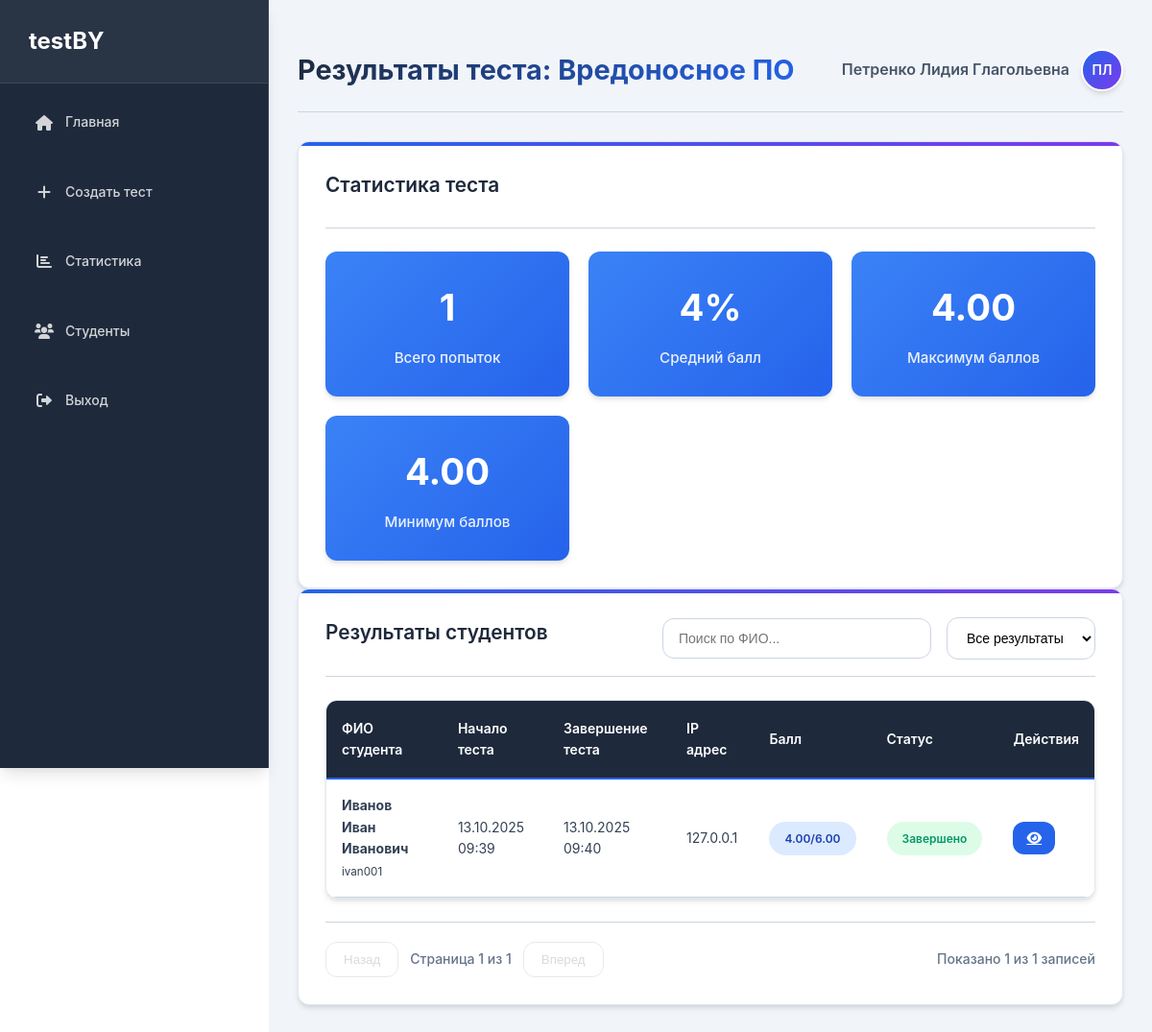
/testBY/teacher/test_results.php?id=8 (signed in), run on the app's committed database.
### tables this page shows
CREATE TABLE `tests` (
  `id` int NOT NULL,
  `title` varchar(255) NOT NULL,
  `description` text,
  `teacher_id` int NOT NULL,
  `test_code` varchar(10) NOT NULL,
  `time_limit` int DEFAULT '0',
  `shuffle_questions` tinyint(1) DEFAULT '0',
  `shuffle_answers` tinyint(1) DEFAULT '0',
  `show_results` tinyint(1) DEFAULT '1',
  `security_settings` json DEFAULT NULL,
  `created_at` timestamp NULL DEFAULT CURRENT_TIMESTAMP,
  `updated_at` timestamp NULL DEFAULT CURRENT_TIMESTAMP ON UPDATE CURRENT_TIMESTAMP
);

CREATE TABLE `test_attempts` (
  `id` int NOT NULL,
  `test_id` int NOT NULL,
  `student_id` int NOT NULL,
  `started_at` timestamp NULL DEFAULT CURRENT_TIMESTAMP,
  `finished_at` timestamp NULL DEFAULT NULL,
  `score` decimal(8,2) DEFAULT '0.00',
  `max_score` decimal(8,2) DEFAULT '0.00',
  `ip_address` varchar(45) DEFAULT NULL,
  `user_agent` text,
  `security_log` text,
  `violation_count` int DEFAULT '0'
);

CREATE TABLE `users` (
  `id` int NOT NULL,
  `username` varchar(50) NOT NULL,
  `password` varchar(255) NOT NULL,
  `email` varchar(100) NOT NULL,
  `role` enum('teacher','student') NOT NULL,
  `full_name` varchar(100) NOT NULL,
  `created_at` timestamp NULL DEFAULT CURRENT_TIMESTAMP
);

### testBY/teacher/test_results.php (the view, shortened to what this page needs)
<?php
require_once '../includes/config.php';
$test_id = $_GET['id'];
$stmt = $pdo->prepare("SELECT * FROM tests WHERE id = ? AND teacher_id = ?");
$stmt->execute([$test_id, $_SESSION['user_id']]);
$test = $stmt->fetch(PDO::FETCH_ASSOC);
$stmt = $pdo->prepare("
    SELECT ta.*, u.full_name, u.username
    FROM test_attempts ta
    JOIN users u ON ta.student_id = u.id
    WHERE ta.test_id = ?
    ORDER BY ta.started_at DESC
");
$stmt->execute([$test_id]);
$attempts = $stmt->fetchAll(PDO::FETCH_ASSOC);
$stmt = $pdo->prepare("
    SELECT
        COUNT(*) as total_attempts,
        AVG(ta.score) as avg_score,
        MAX(ta.score) as max_score,
        MIN(ta.score) as min_score
    FROM test_attempts ta
    WHERE ta.test_id = ? AND ta.finished_at IS NOT NULL
");
$stmt->execute([$test_id]);
$stats = $stmt->fetch(PDO::FETCH_ASSOC);
?>
<!DOCTYPE html>
<html lang="ru">
<head>
    <link rel="stylesheet" href="https://cdnjs.cloudflare.com/ajax/libs/font-awesome/6.0.0-beta3/css/all.min.css">
    <link rel="stylesheet" href="../assets/css/style.css">
</head>
<body>
    <?php
$full_name = $_SESSION['full_name'] ?? 'Преподаватель';
$avatar = '';
if (!empty($full_name)) {
    $names = explode(' ', $full_name);
    $avatar = mb_substr($names[0] ?? '', 0, 1) . mb_substr($names[1] ?? '', 0, 1);
} else {
    $avatar = 'П';
}
    ?>
    <div class="platform-container">
        <div class="sidebar">
            <div class="logo">testBY</div>
            <nav class="nav-menu">
                <a href="dashboard.php"><i class="fas fa-home"></i> Главная</a>
                <a href="test_editor.php"><i class="fas fa-plus"></i> Создать тест</a>
                <a href="test_results.php"><i class="fas fa-chart-bar"></i> Статистика</a>
                <a href="students.php"><i class="fas fa-users"></i> Студенты</a>
                <a href="../logout.php"><i class="fas fa-sign-out-alt"></i> Выход</a>
            </nav>
        </div>
        <div class="main-content">
            <div class="header-top">
                <h1>Результаты теста: <?php echo htmlspecialchars($test['title']); ?></h1>
                <div class="user-info">
                    <span><?php echo htmlspecialchars($full_name); ?></span>
                    <div class="avatar"><?php echo $avatar; ?></div>
                </div>
            </div>
            <div class="results-container">
                <div class="card">
                    <div class="card-header">
                        <h3>Статистика теста</h3>
                    </div>
                    <div class="test-stats">
                        <div class="stat-item">
                            <span class="stat-value"><?php echo $stats['total_attempts'] ?? 0; ?></span>
                            <span class="stat-label">Всего попыток</span>
                        </div>
                        <div class="stat-item">
                            <span class="stat-value"><?php echo round($stats['avg_score'] ?? 0, 1); ?>%</span>
                            <span class="stat-label">Средний балл</span>
                        </div>
                        <div class="stat-item">
                            <span class="stat-value"><?php echo $stats['max_score'] ?? 0; ?></span>
                            <span class="stat-label">Максимум баллов</span>
                        </div>
                        <div class="stat-item">
                            <span class="stat-value"><?php echo $stats['min_score'] ?? 0; ?></span>
                            <span class="stat-label">Минимум баллов</span>
                        </div>
                    </div>
                </div>
                <div class="card">
                    <div class="card-header">
                        <h3>Результаты студентов</h3>
                        <div class="filters">
                            <input type="text" placeholder="Поиск по ФИО..." class="search-input">
                            <select class="filter-select">
                                <option value="">Все результаты</option>
                            </select>
                        </div>
                    </div>
                    <div class="table-container">
                        <table class="results-table">
                            <thead>
                                <tr>
                                    <th>ФИО студента</th>
                                    <th>Начало теста</th>
                                    <th>Завершение теста</th>
                                    <th>IP адрес</th>
                                    <th>Балл</th>
                                    <th>Статус</th>
                                    <th>Действия</th>
                                </tr>
                            </thead>
                            <tbody>
                                <?php if (empty($attempts)): ?>
                                    <tr>
                                        <td colspan="7" style="text-align: center; padding: 40px;">
                                            Тест еще никто не проходил.
                                        </td>
                                    </tr>
                                <?php else: ?>
                                    <?php foreach ($attempts as $attempt): ?>
                                        <tr>
                                            <td>
                                                <strong><?php echo htmlspecialchars($attempt['full_name']); ?></strong><br>
                                                <small><?php echo htmlspecialchars($attempt['username']); ?></small>
                                            </td>
                                            <td><?php echo date('d.m.Y H:i', strtotime($attempt['started_at'])); ?></td>
                                            <td>
                                                <?php if ($attempt['finished_at']): ?>
                                                    <?php echo date('d.m.Y H:i', strtotime($attempt['finished_at'])); ?>
                                                <?php else: ?>
                                                    <span style="color: orange;">Не завершено</span>
                                                <?php endif; ?>
                                            </td>
                                            <td><?php echo htmlspecialchars($attempt['ip_address']); ?></td>
                                            <td>
                                                <?php if ($attempt['finished_at']): ?>
                                                    <?php
                                                    $percentage = round(($attempt['score'] / $attempt['max_score']) * 100, 1);
                                                    $score_class = 'score ';
                                                    if ($percentage >= 90) $score_class .= 'perfect';
                                                    elseif ($percentage >= 75) $score_class .= 'excellent';
                                                    elseif ($percentage >= 60) $score_class .= 'good';
                                                    else $score_class .= 'average';
                                                    ?>
                                                    <span class="<?php echo $score_class; ?>">
                                                        <?php echo $attempt['score']; ?>/<?php echo $attempt['max_score']; ?>
                                                    </span>
                                                <?php else: ?>
                                                    -
                                                <?php endif; ?>
                                            </td>
                                            <td>
                                                <?php if ($attempt['finished_at']): ?>
                                                    <span class="cheating-badge no-cheating">Завершено</span>
                                                <?php else: ?>
                                                    <span class="cheating-badge cheating">В процессе</span>
                                                <?php endif; ?>
                                            </td>
                                            <td>
                                                <a href="attempt_details.php?attempt_id=<?php echo $attempt['id']; ?>" class="btn-action" title="Подробнее">
                                                    <i class="fas fa-eye"></i>
                                                </a>
                                            </td>
                                        </tr>
                                    <?php endforeach; ?>
                                <?php endif; ?>
                            </tbody>
                        </table>
                    </div>
                    <div class="table-footer">
                        <div class="pagination">
                            <button class="btn-pagination" disabled>Назад</button>
                            <span class="page-info">Страница 1 из 1</span>
                            <button class="btn-pagination" disabled>Вперед</button>
                        </div>
                        <div class="results-count">
                            Показано <?php echo count($attempts); ?> из <?php echo count($attempts); ?> записей
                        </div>
                    </div>
                </div>
            </div>
        </div>
    </div>
</body>
</html>

### data on the page
tests: title "Вредоносное ПО"
test_attempts: student.full_name "Иванов Иван Иванович", student.username "ivan001", started_at "13.10.2025 09:39", finished_at "13.10.2025 09:40", ip_address "127.0.0.1", score "4.00", max_score "6.00", shows "Завершено"

### other printed values
$full_name "Петренко Лидия Глагольевна"
$avatar "ПЛ"
$stats['total_attempts'] "1"
$stats['avg_score'] "4"
$stats['max_score'] "4.00"
$stats['min_score'] "4.00"
count($attempts) "1"
